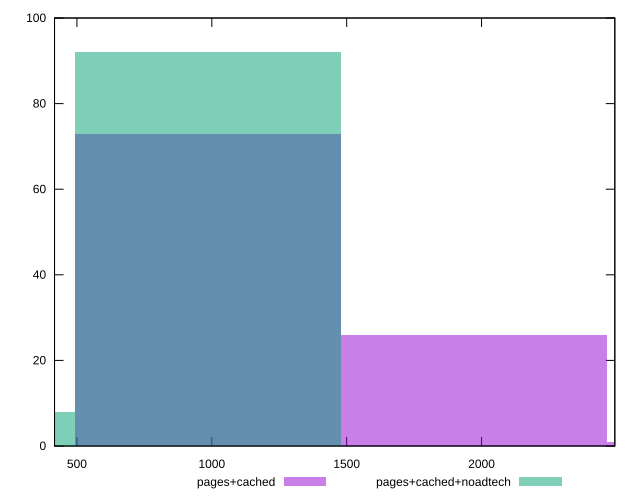

gnuplot code for this plot:
reset

$pagesCached <<EOF
1972.2292736741879 26
986.1146368370939 73
2958.343910511282 1
EOF

$pagesCachedNoadtech <<EOF
986.1146368370939 92
0 8
EOF

set key outside below
set boxwidth 986.1146368370939
set xrange [417:2494]
set yrange [0:100]
set trange [0:100]
set style fill transparent solid 0.5 noborder
set terminal svg size 640, 500 enhanced background rgb 'white'
set output "report_00014_2021-02-09T15:56:05.503Z/render-blocking-resources/comparison/histogram/1_vs_2.svg"

plot $pagesCached title "pages+cached" with boxes, \
     $pagesCachedNoadtech title "pages+cached+noadtech" with boxes

reset
